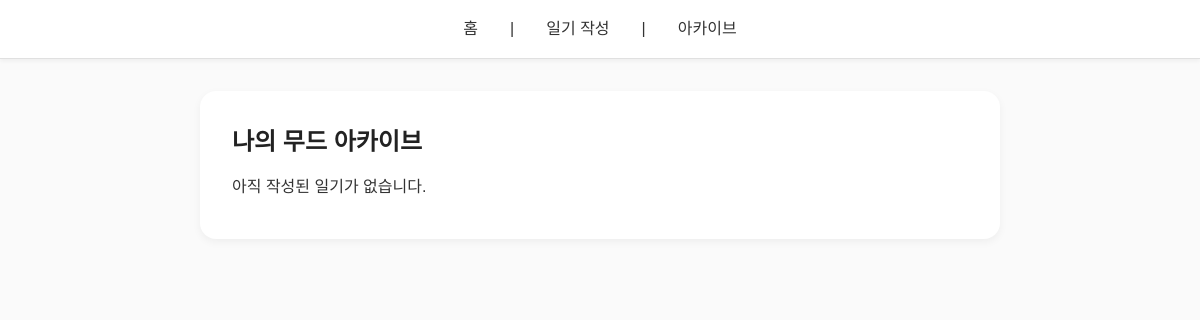
Page /archive on the earlier database version.
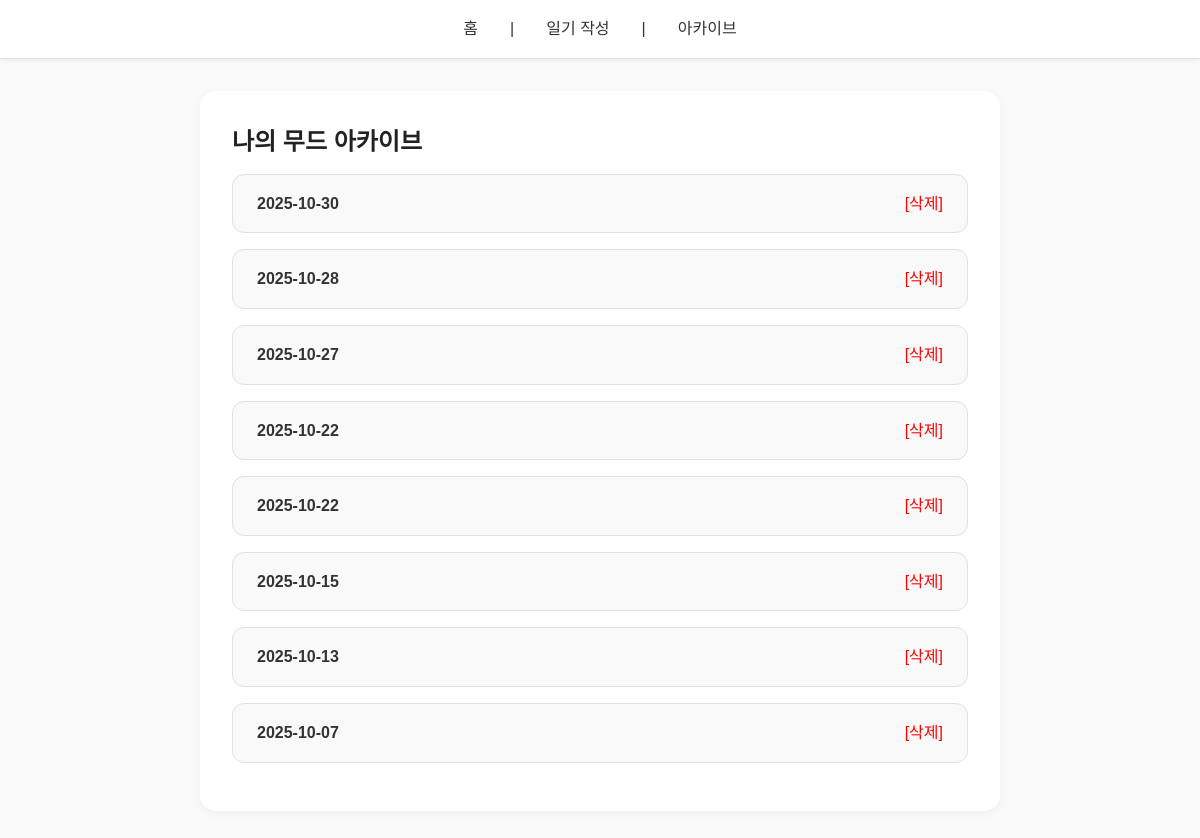
Same page on the later database version.
### tables this page shows
CREATE TABLE diary (
            id INTEGER PRIMARY KEY AUTOINCREMENT,
            date TEXT,
            content TEXT,
            sentiment TEXT,   -- JSON 문자열
            photo TEXT,       -- 웹표시용 상대경로 (예: 'uploads/xxx.jpg')
            palette TEXT      -- JSON 배열 ["#RRGGBB", ...]
        );

### app.py (the view)
@app.route('/archive')
def archive():
    entries = get_entries()
    return render_template('archive.html', entries=entries)

### models/db_manager.py (called while the page is built)
def get_entries():
    conn = sqlite3.connect(DB_PATH)
    c = conn.cursor()
    c.execute('SELECT id, date, content, sentiment, photo, palette FROM diary ORDER BY date DESC, id DESC')
    rows = c.fetchall()
    conn.close()
    return rows

### templates/archive.html
{% extends "base.html" %}
{% block content %}
<h2>나의 무드 아카이브</h2>
{% if entries %}
  <ul>
    {% for e in entries %}
      {% set sentiment = e[3] | safe %}
      <li>
        <a href="{{ url_for('mood_page', entry_id=e[0]) }}">
          <strong>{{ e[1] }}</strong>
        </a>
        <a href="{{ url_for('delete', entry_id=e[0]) }}" style="color:red;">[삭제]</a>
      </li>
    {% endfor %}
  </ul>
{% else %}
  <p>아직 작성된 일기가 없습니다.</p>
{% endif %}
{% endblock %}

### templates/base.html (shortened to what this page needs)
<!DOCTYPE html>
<html lang="ko">
<head>
  <link rel="stylesheet" href="{{ url_for('static', filename='css/style.css') }}">
</head>
<body>
  <header>
    <nav>
      <a href="{{ url_for('home') }}">홈</a> |
      <a href="{{ url_for('write') }}">일기 작성</a> |
      <a href="{{ url_for('archive') }}">아카이브</a>
    </nav>
  </header>
  <main>
    {% block content %}{% endblock %}
  </main>
</body>
</html>

### static/css/style.css (style rules this page uses)
* { margin: 0; padding: 0; box-sizing: border-box; font-family: 'Noto Sans KR', sans-serif; }
body { background-color: #fafafa; color: #333; line-height: 1.6; }
header { background-color: #ffffff; border-bottom: 1px solid #e0e0e0; box-shadow: 0 2px 4px rgba(0,0,0,0.05); padding: 1rem 2rem; position: sticky; top: 0; z-index: 100; }
nav { display: flex; justify-content: center; gap: 2rem; }
nav a { text-decoration: none; color: #333; font-weight: 500; transition: 0.2s; }
main { max-width: 800px; margin: 2rem auto; background: #fff; border-radius: 16px; padding: 2rem; box-shadow: 0 3px 8px rgba(0,0,0,0.05); }
ul { list-style: none; }
ul li { background: #f9f9f9; border: 1px solid #e0e0e0; border-radius: 12px; margin-bottom: 1rem; padding: 1rem 1.5rem; display: flex; justify-content: space-between; align-items: center; transition: background 0.2s; }
ul li a { color: #333; text-decoration: none; font-weight: 500; }
h2, h3 { color: #222; margin-bottom: 0.8rem; }

Differences in the rows shown:
added diary: date "2025-10-30"
added diary: date "2025-10-28"
added diary: date "2025-10-27"
added diary: date "2025-10-22"
added diary: date "2025-10-22"
added diary: date "2025-10-15"
added diary: date "2025-10-13"
added diary: date "2025-10-07"
Other differences:
text no longer shown: "아직 작성된 일기가 없습니다."
